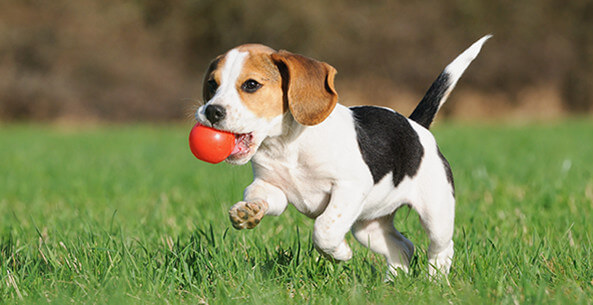
#> input picture media/documents/23695_pets_vertical_store_dogs_small_tile_8._CB312176604_.jpg, 593 x 305 px
$ python -i opencvstuff.py   (imports and definitions only)   (Python 2 division)   (older library calls are emulated)
#> lines starting #> are read from the running program, lines starting #| are printed output that depends on the picture; after the words box and inside, x2 and y2 are one past the last pixel; in counts of white or black regions, pixels touching at a corner belong together
'''
    Krit Karan

    IIIT Sri City

'''

import cv2
import numpy as np
from matplotlib import pyplot as plt
from os import path

# [13 lines left out: functions grayscale, smoothing, not called in this run]

def binarythreshold(image):
	img = cv2.imread(image,0)
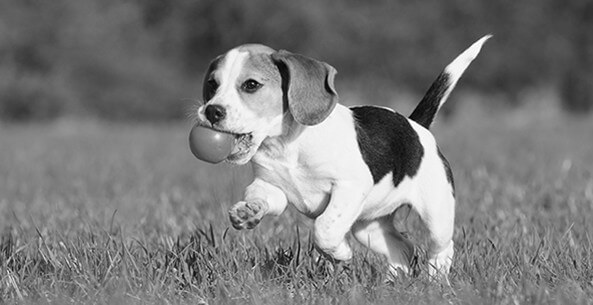
#> img: shape (305, 593); min 0, max 255, mean 121.9
	ret,thresh1 = cv2.threshold(img,127,255,cv2.THRESH_BINARY)
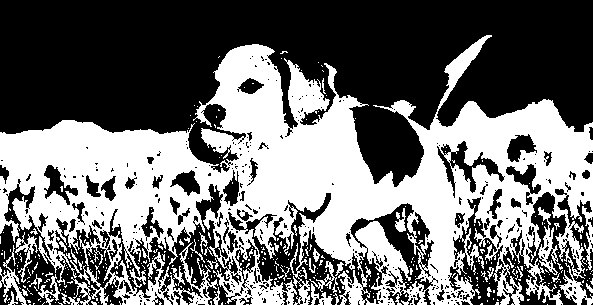
#> thresh1: shape (305, 593); 43.5% white; 354 white regions (315 under 20 px), largest, box (x1, y1, x2, y2) and area: (0, 35, 593, 305) 74257, (538, 207, 558, 275) 501, (0, 245, 27, 305) 422
	imagename = str(image).split(".")[0]+"_binarythresholding_processed."+str(image).split(".")[-1]
 	cv2.imwrite(imagename,thresh1)
 	return imagename

# [37 lines left out: functions histogram, cannyedge, sobelfilter, foregroundextract, not called in this run]

>>> result = binarythreshold('../media/documents/23695_pets_vertical_store_dogs_small_tile_8._CB312176604_.jpg')
